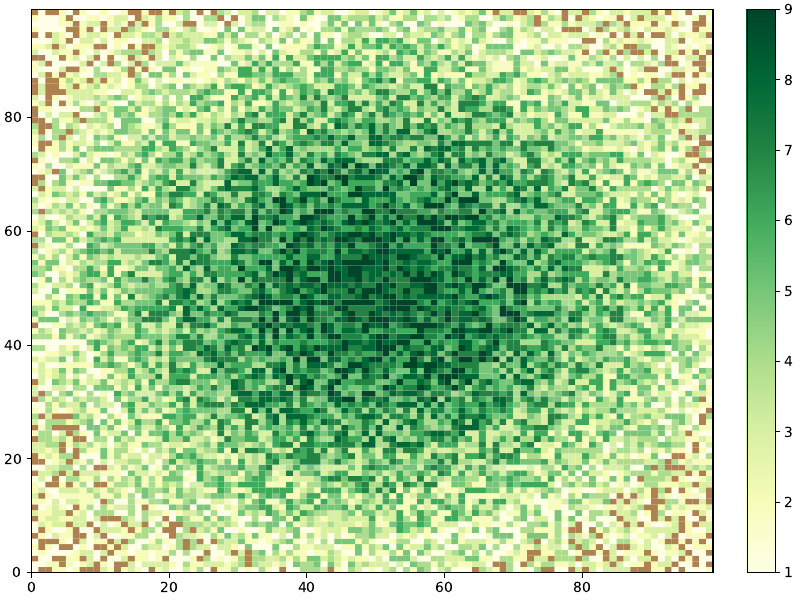

Here is the Python script that generated this plot:
import matplotlib as mpl
import matplotlib.pyplot as plt
from aoctools.input import get_input

def main():
    input = get_input(2022, 8)
    input = [list(map(int, item)) for item in input]

    # ht_min = min([min(item) for item in input])
    ht_max = max([max(item) for item in input])


    fig, ax = plt.subplots(1, 1, figsize=(8,6), layout='constrained')
    
    cmap = plt.get_cmap('YlGn').copy()
    cmap.set_under('xkcd:light brown')

    c = ax.pcolormesh(input, cmap=cmap, vmin=1, vmax=ht_max)
    fig.colorbar(c, ax=ax, norm=mpl.colors.Normalize(vmin=-1, vmax=ht_max))

    plt.savefig("day8/forestmap.pdf")


if __name__ == "__main__":
    main()

